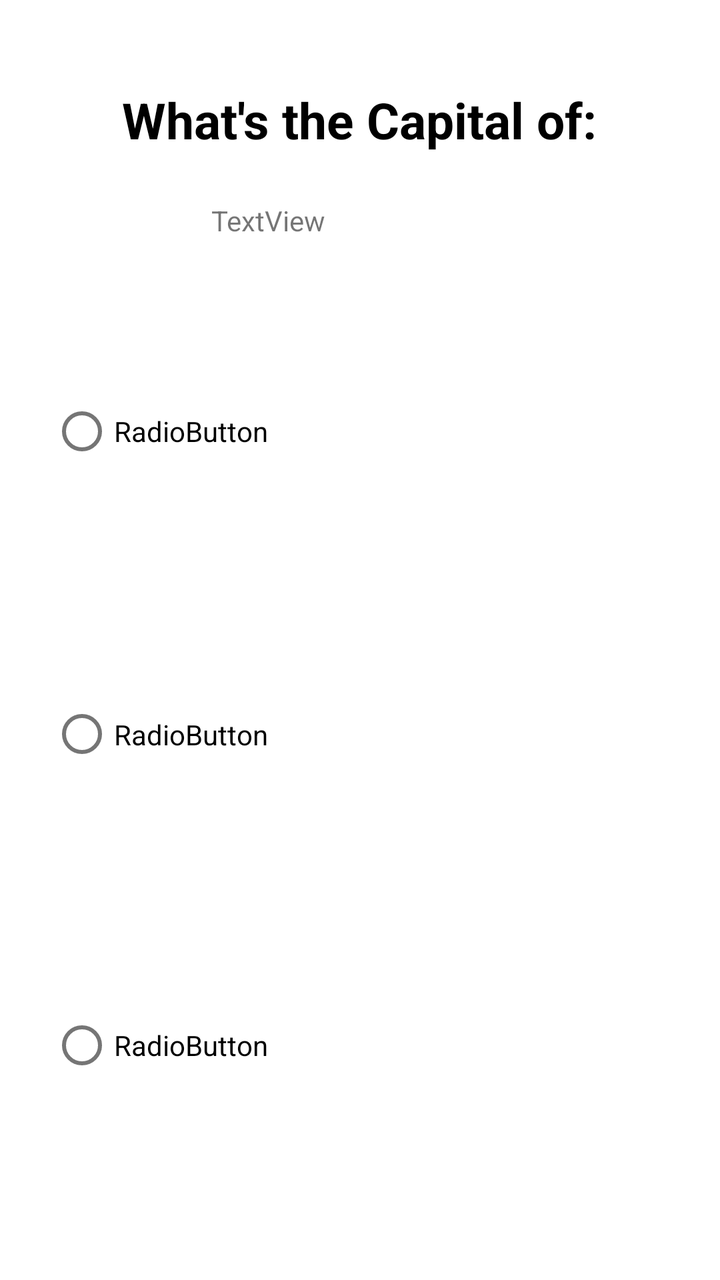
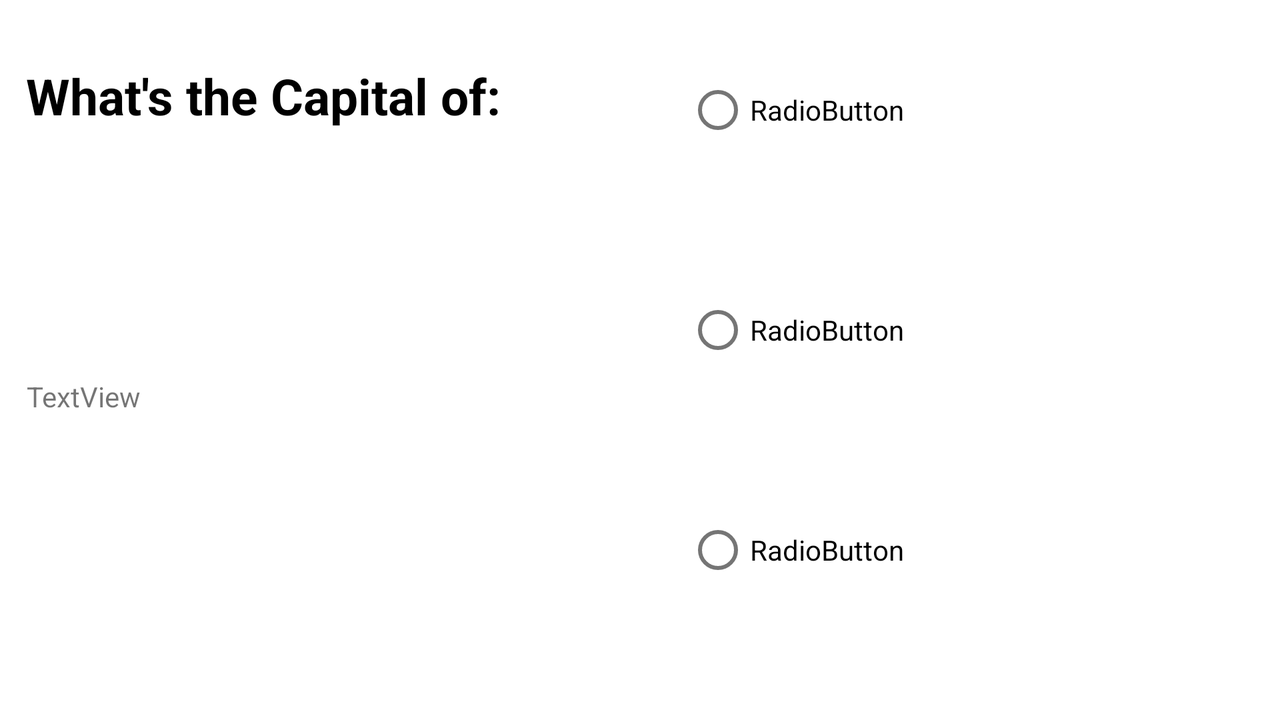

Two renders of one Android screen. The first uses the default layout on a phone; the second uses the alternative layout the repository ships for a different screen configuration, on a matching device. The two XML files are below.
<!-- AndroidManifest.xml: application theme Theme.State_quiz_4 -->
<!-- res/layout/activity_quiz.xml -->
<?xml version="1.0" encoding="utf-8"?>
<androidx.constraintlayout.widget.ConstraintLayout xmlns:android="http://schemas.android.com/apk/res/android"
    xmlns:app="http://schemas.android.com/apk/res-auto"
    xmlns:tools="http://schemas.android.com/tools"
    android:layout_width="match_parent"
    android:layout_height="match_parent"
    tools:context=".quiz_questions_frag">

    <TextView
        android:id="@+id/questionTitle"
        android:layout_width="wrap_content"
        android:layout_height="wrap_content"
        android:text="What's the Capital of:"
        android:textColor="#000000"
        android:textSize="25sp"
        android:textStyle="bold"
        app:layout_constraintBottom_toBottomOf="parent"
        app:layout_constraintEnd_toEndOf="parent"
        app:layout_constraintHorizontal_bias="0.497"
        app:layout_constraintStart_toStartOf="parent"
        app:layout_constraintTop_toTopOf="parent"
        app:layout_constraintVertical_bias="0.071" />

    <TextView
        android:id="@+id/results"
        android:layout_width="166dp"
        android:layout_height="37dp"
        android:text="TextView"
        android:textSize="28sp"
        android:textStyle="bold"
        android:visibility="invisible"
        app:layout_constraintBottom_toTopOf="@+id/chosenStateName"
        app:layout_constraintEnd_toEndOf="parent"
        app:layout_constraintStart_toStartOf="parent"
        app:layout_constraintTop_toBottomOf="@+id/questionTitle" />

    <TextView
        android:id="@+id/chosenStateName"
        android:layout_width="148dp"
        android:layout_height="41dp"
        android:layout_marginTop="24dp"
        android:text="TextView"
        app:layout_constraintEnd_toEndOf="parent"
        app:layout_constraintHorizontal_bias="0.498"
        app:layout_constraintStart_toStartOf="parent"
        app:layout_constraintTop_toBottomOf="@+id/questionTitle" />

    <RadioGroup
        android:id="@+id/radioGroup"
        android:layout_width="310dp"
        android:layout_height="410dp"
        app:layout_constraintEnd_toEndOf="parent"
        app:layout_constraintStart_toStartOf="parent"
        app:layout_constraintTop_toBottomOf="@+id/chosenStateName">

        <RadioButton
            android:id="@+id/choice1"
            android:layout_width="match_parent"
            android:layout_height="148dp"
            android:text="RadioButton" />

        <RadioButton
            android:id="@+id/choice2"
            android:layout_width="match_parent"
            android:layout_height="155dp"
            android:text="RadioButton" />

        <RadioButton
            android:id="@+id/choice3"
            android:layout_width="match_parent"
            android:layout_height="156dp"
            android:text="RadioButton" />

    </RadioGroup>

    <Button
        android:id="@+id/homeButton"
        android:layout_width="364dp"
        android:layout_height="80dp"
        android:text="Home"
        android:visibility="invisible"
        app:layout_constraintBottom_toBottomOf="parent"
        app:layout_constraintEnd_toEndOf="parent"
        app:layout_constraintHorizontal_bias="0.489"
        app:layout_constraintStart_toStartOf="parent"
        app:layout_constraintTop_toBottomOf="@+id/radioGroup"
        app:layout_constraintVertical_bias="0.294" />

</androidx.constraintlayout.widget.ConstraintLayout>
<!-- resources referenced by this layout -->
<resources>
  <style name="Theme.State_quiz_4" parent="Theme.MaterialComponents.DayNight.DarkActionBar">
          
          <item name="colorPrimary">@color/purple_500</item>
          <item name="colorPrimaryVariant">@color/purple_700</item>
          <item name="colorOnPrimary">@color/white</item>
          
          <item name="colorSecondary">@color/teal_200</item>
          <item name="colorSecondaryVariant">@color/teal_700</item>
          <item name="colorOnSecondary">@color/black</item>
          
          <item name="android:statusBarColor" tools:targetApi="l">?attr/colorPrimaryVariant</item>
          
      </style>
</resources>
<!-- res/layout-land/activity_quiz.xml (the repository's variant of the layout above) -->
<!-- drawn on the phone turned sideways -->
<?xml version="1.0" encoding="utf-8"?>
<androidx.constraintlayout.widget.ConstraintLayout xmlns:android="http://schemas.android.com/apk/res/android"
    xmlns:app="http://schemas.android.com/apk/res-auto"
    xmlns:tools="http://schemas.android.com/tools"
    android:layout_width="match_parent"
    android:layout_height="match_parent"
    tools:context=".quiz_questions_frag">

    <TextView
        android:id="@+id/questionTitle"
        android:layout_width="wrap_content"
        android:layout_height="wrap_content"
        android:text="What's the Capital of:"
        android:textColor="#000000"
        android:textSize="25sp"
        android:textStyle="bold"
        app:layout_constraintBottom_toBottomOf="parent"
        app:layout_constraintEnd_toEndOf="parent"
        app:layout_constraintHorizontal_bias="0.032"
        app:layout_constraintStart_toStartOf="parent"
        app:layout_constraintTop_toTopOf="parent"
        app:layout_constraintVertical_bias="0.095" />

    <TextView
        android:id="@+id/results"
        android:layout_width="166dp"
        android:layout_height="37dp"
        android:text="TextView"
        android:textSize="28sp"
        android:textStyle="bold"
        android:visibility="invisible"
        app:layout_constraintBottom_toTopOf="@+id/chosenStateName"
        app:layout_constraintEnd_toEndOf="parent"
        app:layout_constraintHorizontal_bias="0.028"
        app:layout_constraintStart_toStartOf="parent"
        app:layout_constraintTop_toBottomOf="@+id/questionTitle"
        app:layout_constraintVertical_bias="0.448" />

    <TextView
        android:id="@+id/chosenStateName"
        android:layout_width="148dp"
        android:layout_height="41dp"
        android:layout_marginTop="124dp"
        android:text="TextView"
        app:layout_constraintEnd_toEndOf="parent"
        app:layout_constraintHorizontal_bias="0.027"
        app:layout_constraintStart_toStartOf="parent"
        app:layout_constraintTop_toBottomOf="@+id/questionTitle" />

    <RadioGroup
        android:id="@+id/radioGroup"
        android:layout_width="297dp"
        android:layout_height="352dp"
        app:layout_constraintBottom_toBottomOf="parent"
        app:layout_constraintEnd_toEndOf="parent"
        app:layout_constraintHorizontal_bias="1.0"
        app:layout_constraintStart_toStartOf="parent"
        app:layout_constraintTop_toTopOf="parent"
        app:layout_constraintVertical_bias="0.0">

        <RadioButton
            android:id="@+id/choice1"
            android:layout_width="match_parent"
            android:layout_height="110dp"
            android:text="RadioButton" />

        <RadioButton
            android:id="@+id/choice2"
            android:layout_width="match_parent"
            android:layout_height="110dp"
            android:text="RadioButton" />

        <RadioButton
            android:id="@+id/choice3"
            android:layout_width="match_parent"
            android:layout_height="110dp"
            android:text="RadioButton" />

    </RadioGroup>

    <Button
        android:id="@+id/homeButton"
        android:layout_width="364dp"
        android:layout_height="80dp"
        android:text="Next"
        android:visibility="gone"
        app:layout_constraintBottom_toBottomOf="parent"
        app:layout_constraintEnd_toEndOf="parent"
        app:layout_constraintHorizontal_bias="0.489"
        app:layout_constraintStart_toStartOf="parent"
        app:layout_constraintTop_toBottomOf="@+id/radioGroup"
        app:layout_constraintVertical_bias="0.294" />

</androidx.constraintlayout.widget.ConstraintLayout>
